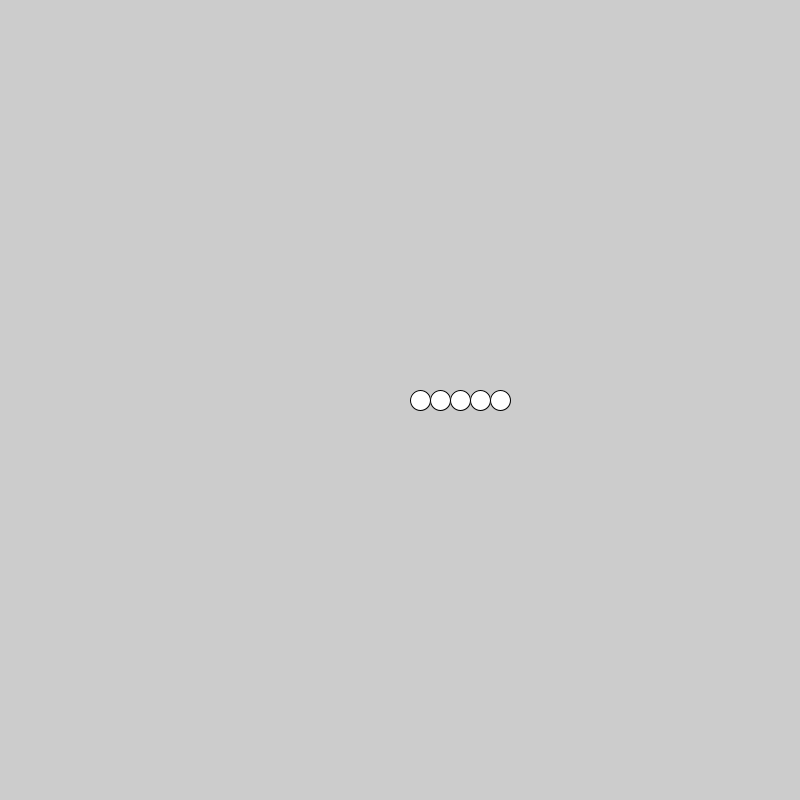
Frame 1 (no input)
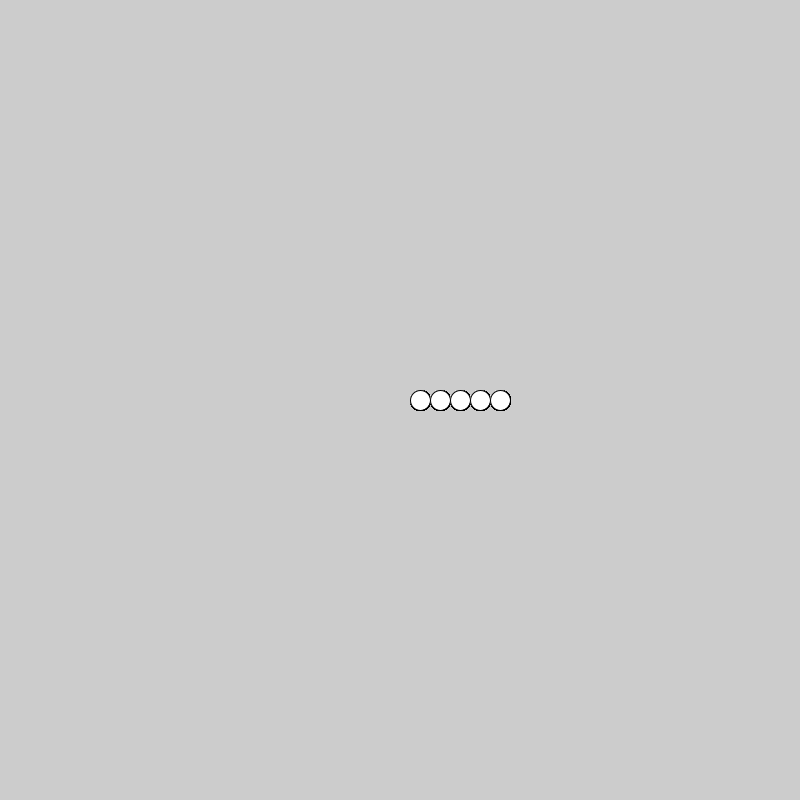
Frame 60 (the mouse pressed at the canvas centre just before this capture)
Frame 120 (the mouse held since frame 60 and released just before this capture): identical to frame 60, image omitted

The Processing sketch that drew these frames (run headless with seeded random() and noise(); from frame 60 on, the mouse is pressed at the canvas centre):

// Processing sketch: OriginalFractal
// ── OriginalFractal.pde
void setup(){
    size(800, 800);
}


void draw() {
  createFractal(width/2, height/2, 20, 4, 20, 20, 5, 5);
}

void createFractal(int x, int y, int space, int dir, int rad1, int rad2, int sizeX, int sizeY) {
 
  for(int i = 0; i < sizeX; i++) {
    for(int j = 0; j < sizeY; j++) {
        // space += space + 20;
        ellipse(x + (i += space),  y , rad1, rad2);
    }
  }
  
}
